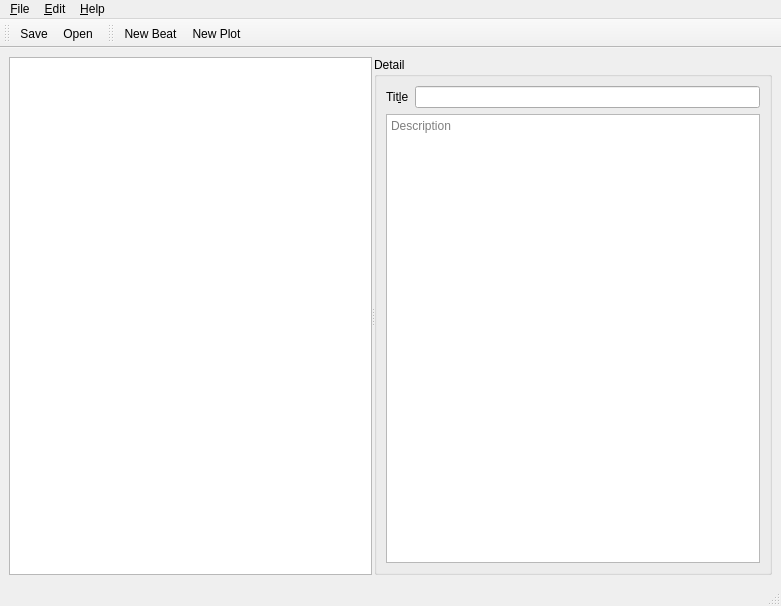
<?xml version="1.0" encoding="UTF-8"?>
<ui version="4.0">
 <class>MainWindow</class>
 <widget class="QMainWindow" name="MainWindow">
  <property name="geometry">
   <rect>
    <x>0</x>
    <y>0</y>
    <width>781</width>
    <height>606</height>
   </rect>
  </property>
  <property name="windowTitle">
   <string>MainWindow</string>
  </property>
  <property name="toolButtonStyle">
   <enum>Qt::ToolButtonTextBesideIcon</enum>
  </property>
  <widget class="QWidget" name="centralwidget">
   <property name="sizePolicy">
    <sizepolicy hsizetype="Expanding" vsizetype="Expanding">
     <horstretch>0</horstretch>
     <verstretch>0</verstretch>
    </sizepolicy>
   </property>
   <layout class="QVBoxLayout" name="verticalLayout">
    <item>
     <widget class="QSplitter" name="main_splitter">
      <property name="sizePolicy">
       <sizepolicy hsizetype="Expanding" vsizetype="Expanding">
        <horstretch>0</horstretch>
        <verstretch>0</verstretch>
       </sizepolicy>
      </property>
      <property name="orientation">
       <enum>Qt::Horizontal</enum>
      </property>
      <property name="handleWidth">
       <number>2</number>
      </property>
      <widget class="QGraphicsView" name="graph_view">
       <property name="renderHints">
        <set>QPainter::Antialiasing|QPainter::TextAntialiasing</set>
       </property>
      </widget>
      <widget class="QGroupBox" name="detail_editor_box">
       <property name="title">
        <string>Detail</string>
       </property>
       <layout class="QGridLayout" name="gridLayout_2">
        <item row="0" column="0">
         <layout class="QFormLayout" name="formLayout">
          <item row="0" column="0">
           <widget class="QLabel" name="detail_title_label">
            <property name="text">
             <string>Tit&amp;le</string>
            </property>
            <property name="buddy">
             <cstring>detail_title_edit</cstring>
            </property>
           </widget>
          </item>
          <item row="0" column="1">
           <widget class="QLineEdit" name="detail_title_edit"/>
          </item>
         </layout>
        </item>
        <item row="1" column="0">
         <widget class="QTextEdit" name="detail_description_edit">
          <property name="placeholderText">
           <string>Description</string>
          </property>
         </widget>
        </item>
       </layout>
      </widget>
     </widget>
    </item>
   </layout>
  </widget>
  <widget class="QMenuBar" name="menubar">
   <property name="geometry">
    <rect>
     <x>0</x>
     <y>0</y>
     <width>781</width>
     <height>30</height>
    </rect>
   </property>
   <widget class="QMenu" name="menuFile">
    <property name="title">
     <string>&amp;File</string>
    </property>
    <widget class="QMenu" name="menuOpen_Recent">
     <property name="title">
      <string>Recent Stories</string>
     </property>
     <property name="icon">
      <iconset theme="document-open-recent"/>
     </property>
     <addaction name="separator"/>
     <addaction name="actionClear_history"/>
    </widget>
    <addaction name="actionNew_Story"/>
    <addaction name="actionOpen"/>
    <addaction name="menuOpen_Recent"/>
    <addaction name="separator"/>
    <addaction name="actionSave"/>
    <addaction name="actionSave_As"/>
    <addaction name="separator"/>
    <addaction name="actionQuit"/>
   </widget>
   <widget class="QMenu" name="menuEdit">
    <property name="title">
     <string>&amp;Edit</string>
    </property>
    <addaction name="separator"/>
    <addaction name="actionCut"/>
    <addaction name="actionCopy"/>
    <addaction name="actionPaste"/>
    <addaction name="actionDelete"/>
    <addaction name="actionSelect_All"/>
   </widget>
   <widget class="QMenu" name="menuHelp">
    <property name="title">
     <string>&amp;Help</string>
    </property>
    <addaction name="actionAbout"/>
   </widget>
   <addaction name="menuFile"/>
   <addaction name="menuEdit"/>
   <addaction name="menuHelp"/>
  </widget>
  <widget class="QStatusBar" name="statusbar"/>
  <widget class="QToolBar" name="story_toolbar">
   <property name="windowTitle">
    <string>Story Tools</string>
   </property>
   <property name="movable">
    <bool>true</bool>
   </property>
   <property name="toolButtonStyle">
    <enum>Qt::ToolButtonIconOnly</enum>
   </property>
   <attribute name="toolBarArea">
    <enum>TopToolBarArea</enum>
   </attribute>
   <attribute name="toolBarBreak">
    <bool>false</bool>
   </attribute>
   <addaction name="actionSave"/>
   <addaction name="actionOpen"/>
  </widget>
  <widget class="QToolBar" name="plot_toolbar">
   <property name="windowTitle">
    <string>Plot Tools</string>
   </property>
   <property name="movable">
    <bool>true</bool>
   </property>
   <attribute name="toolBarArea">
    <enum>TopToolBarArea</enum>
   </attribute>
   <attribute name="toolBarBreak">
    <bool>false</bool>
   </attribute>
   <addaction name="actionNew_Beat"/>
   <addaction name="actionNew_Plot"/>
  </widget>
  <action name="actionNew_Beat">
   <property name="icon">
    <iconset theme="insert-more-mark"/>
   </property>
   <property name="text">
    <string>New &amp;Beat</string>
   </property>
   <property name="shortcut">
    <string>Ctrl+N</string>
   </property>
  </action>
  <action name="actionNew_Plot">
   <property name="icon">
    <iconset theme="document-new"/>
   </property>
   <property name="text">
    <string>New &amp;Plot</string>
   </property>
   <property name="shortcut">
    <string>Ctrl+Shift+N</string>
   </property>
  </action>
  <action name="actionNew_Story">
   <property name="icon">
    <iconset theme="documentation"/>
   </property>
   <property name="text">
    <string>New Story</string>
   </property>
  </action>
  <action name="actionSave">
   <property name="icon">
    <iconset theme="document-save"/>
   </property>
   <property name="text">
    <string>&amp;Save</string>
   </property>
   <property name="toolTip">
    <string>Save Story</string>
   </property>
   <property name="shortcut">
    <string>Ctrl+S</string>
   </property>
  </action>
  <action name="actionOpen">
   <property name="icon">
    <iconset theme="document-open"/>
   </property>
   <property name="text">
    <string>&amp;Open</string>
   </property>
   <property name="toolTip">
    <string>Open...</string>
   </property>
   <property name="shortcut">
    <string>Ctrl+O</string>
   </property>
  </action>
  <action name="actionClear_history">
   <property name="icon">
    <iconset theme="edit-clear"/>
   </property>
   <property name="text">
    <string>Clear History</string>
   </property>
  </action>
  <action name="actionQuit">
   <property name="icon">
    <iconset theme="application-exit"/>
   </property>
   <property name="text">
    <string>&amp;Quit</string>
   </property>
   <property name="shortcut">
    <string>Ctrl+Q</string>
   </property>
  </action>
  <action name="actionSave_As">
   <property name="icon">
    <iconset theme="document-save-as"/>
   </property>
   <property name="text">
    <string>Save &amp;As...</string>
   </property>
  </action>
  <action name="actionCopy">
   <property name="icon">
    <iconset theme="edit-copy"/>
   </property>
   <property name="text">
    <string>&amp;Copy</string>
   </property>
   <property name="shortcut">
    <string>Ctrl+C</string>
   </property>
  </action>
  <action name="actionPaste">
   <property name="icon">
    <iconset theme="edit-paste"/>
   </property>
   <property name="text">
    <string>Past&amp;e</string>
   </property>
   <property name="shortcut">
    <string>Ctrl+V</string>
   </property>
  </action>
  <action name="actionCut">
   <property name="icon">
    <iconset theme="edit-cut"/>
   </property>
   <property name="text">
    <string>Cu&amp;t</string>
   </property>
   <property name="shortcut">
    <string>Ctrl+X</string>
   </property>
  </action>
  <action name="actionDelete">
   <property name="icon">
    <iconset theme="delete"/>
   </property>
   <property name="text">
    <string>&amp;Delete</string>
   </property>
  </action>
  <action name="actionSelect_All">
   <property name="icon">
    <iconset theme="edit-select-all"/>
   </property>
   <property name="text">
    <string>Select &amp;All</string>
   </property>
   <property name="shortcut">
    <string>Ctrl+A</string>
   </property>
  </action>
  <action name="actionAbout">
   <property name="icon">
    <iconset theme="help-about"/>
   </property>
   <property name="text">
    <string>&amp;About Weave</string>
   </property>
  </action>
 </widget>
 <tabstops>
  <tabstop>detail_title_edit</tabstop>
  <tabstop>detail_description_edit</tabstop>
  <tabstop>graph_view</tabstop>
 </tabstops>
 <resources/>
 <connections/>
</ui>
